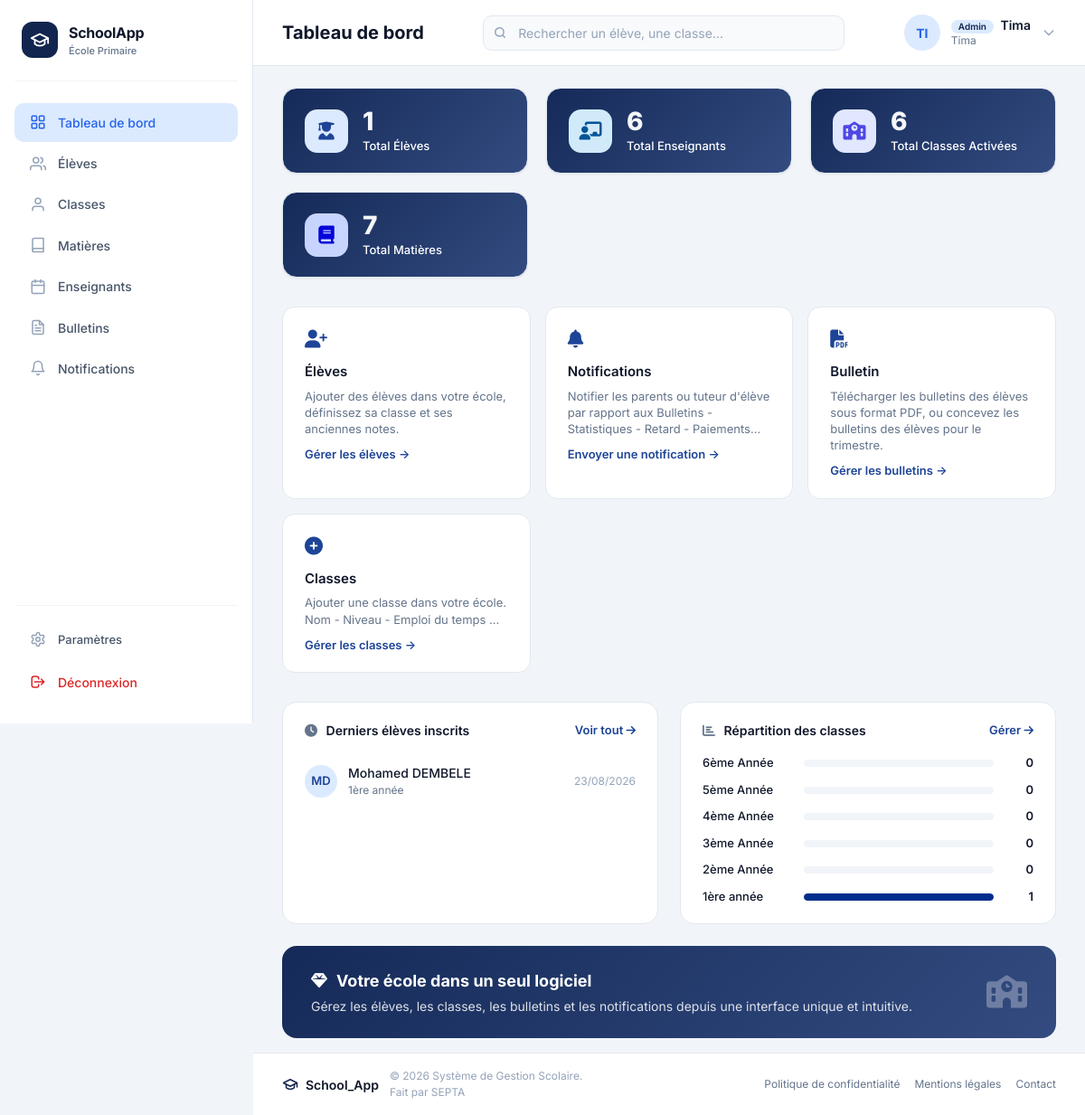
Screenshot of /admins/ (signed in) with the database file from the repository.
### eleves/models.py (models this page shows, shortened)
class Student(models.Model):
    SEXE_CHOICES = [
        ("M", "Masculin"),
        ("F", "Féminin"),
    ]
    identification_number = models.AutoField( primary_key=True)
    first_name = models.CharField(max_length=100, blank=False, null=False)
    last_name = models.CharField(max_length=100, blank=False, null=False)
    sexe = models.CharField(max_length=1, choices=SEXE_CHOICES, blank=True, null=True)
    date_of_birth = models.DateField()
    lieu_de_naissance = models.CharField(max_length=100, blank=False, null=False)
    parent = models.ForeignKey(Parent, on_delete=models.CASCADE, related_name='students')
    classroom = models.ForeignKey(Classe, on_delete=models.CASCADE, related_name='students')
    inscription_date = models.DateField(blank=False, null=False)
    photo = models.ImageField(
        upload_to='eleves/photos/', blank=True, null=True,
        help_text="Photo de l'élève, affichée sur le bulletin (facultative)."
    )
    photo_identite = models.ImageField(upload_to='eleves/photos_identite/', blank=True, null=True)
    acte_naissance = models.FileField(upload_to='eleves/actes_naissance/', blank=True, null=True)

### classes/models.py (models this page shows, shortened)
class Classe(models.Model):
    nom = models.CharField(max_length=30, null=False)
    niveau = models.IntegerField()
    enseignant = models.ForeignKey(
        User,
        on_delete=models.SET_NULL,
        null=True,
        blank=True,
        related_name="classes",
        limit_choices_to={"groups__name": "Teacher"},
    )

### accounts/views.py (the view)
# urls.py: path("admins/", views.admin_dashboard, name="admin_dashboard"),
@login_required
def admin_dashboard(request):
    if not request.user.is_staff:
        return redirect("accounts:dashboard")
    total_eleves = Student.objects.count()
    total_enseignants = User.objects.filter(groups__name='Teacher').count()
    total_classes = Classe.objects.count()
    total_matieres = Matiere.objects.count()
    derniers_eleves = Student.objects.all().order_by('-inscription_date')[:5]
    repartition_classes = Classe.objects.annotate(
    total=models.Count('students'))
    max_eleves = repartition_classes.aggregate(
    models.Max('total')
    )['total__max'] or 1
    for classe in repartition_classes:
      classe.pourcentage = (classe.total / max_eleves) * 100
    context = {
        'total_eleves': total_eleves,
        'total_enseignants': total_enseignants,
        'total_classes': total_classes,
        'total_matieres': total_matieres,
        'derniers_eleves': derniers_eleves,
        'repartition_classes': repartition_classes,
        'max_eleves': max_eleves,
    }
    return render(request, "accounts/admin_dashboard.html", context)

### accounts/templates/accounts/admin_dashboard.html (shortened to what this page needs)
{% extends 'base.html' %}
{% load static %}
{% block page_title %}Tableau de bord{% endblock %}
{% block search_placeholder %}Rechercher un élève, une classe...{% endblock %}
{% block nav_accueil %}active{% endblock %}
{% block content %}
<div class="stats-grid">
  <div class="stat-card">
    <div class="stat-icon blue">
      <i class="fas fa-user-graduate"></i>
    </div>
    <div class="stat-content">
      <div class="stat-number">{{ total_eleves }}</div>
      <div class="stat-label">Total Élèves</div>
    </div>
  </div>
  <div class="stat-card">
    <div class="stat-icon green">
      <i class="fas fa-chalkboard-teacher"></i>
    </div>
    <div class="stat-content">
      <div class="stat-number">{{ total_enseignants }}</div>
      <div class="stat-label">Total Enseignants</div>
    </div>
  </div>
  <div class="stat-card">
    <div class="stat-icon purple">
      <i class="fas fa-school"></i>
    </div>
    <div class="stat-content">
      <div class="stat-number">{{ total_classes }}</div>
      <div class="stat-label">Total Classes Activées</div>
    </div>
  </div>
  <div class="stat-card">
    <div class="stat-icon orange">
      <i class="fas fa-book"></i>
    </div>
    <div class="stat-content">
      <div class="stat-number">{{ total_matieres }}</div>
      <div class="stat-label">Total Matières</div>
    </div>
  </div>
</div>
<div class="quick-actions">
  <a href="{% url 'students:list' %}" class="quick-action">
    <div class="qa-icon"><i class="fas fa-user-plus"></i></div>
    <div class="qa-title">Élèves</div>
    <div class="qa-desc">Ajouter des élèves dans votre école, définissez sa classe et ses anciennes notes.</div>
    <div class="qa-link">Gérer les élèves →</div>
  </a>
  <a href="{% url 'notifications:composer' %}" class="quick-action">
    <div class="qa-icon"><i class="fas fa-bell"></i></div>
    <div class="qa-title">Notifications</div>
    <div class="qa-desc">Notifier les parents ou tuteur d'élève par rapport aux Bulletins - Statistiques - Retard - Paiements...</div>
    <div class="qa-link">Envoyer une notification →</div>
  </a>
  <a href="{% url 'bulletin:liste' %}" class="quick-action">
    <div class="qa-icon"><i class="fas fa-file-pdf"></i></div>
    <div class="qa-title">Bulletin</div>
    <div class="qa-desc">Télécharger les bulletins des élèves sous format PDF, ou concevez les bulletins des élèves pour le trimestre.</div>
    <div class="qa-link">Gérer les bulletins →</div>
  </a>
  <a href="{% url 'classes:list' %}" class="quick-action">
    <div class="qa-icon"><i class="fas fa-plus-circle"></i></div>
    <div class="qa-title">Classes</div>
    <div class="qa-desc">Ajouter une classe dans votre école. Nom - Niveau - Emploi du temps ...</div>
    <div class="qa-link">Gérer les classes →</div>
  </a>
</div>
<div class="dashboard-grid">
  <div class="panel">
    <div class="panel-header">
      <div class="panel-title">
        <i class="fas fa-clock" style="color: #64748b; margin-right: 6px;"></i>
        Derniers élèves inscrits
      </div>
      <a href="{% url 'students:list' %}" class="panel-link">
        Voir tout <i class="fas fa-arrow-right" style="font-size: 12px;"></i>
      </a>
    </div>
    <div>
      {% if derniers_eleves %}
        {% for eleve in derniers_eleves %}
        <div class="student-item">
          <div class="student-info">
            <div class="student-avatar {% cycle 'blue' 'green' 'purple' 'orange' 'pink' %}">
              {{ eleve.first_name|first|upper }}{{ eleve.last_name|first|upper }}
            </div>
            <div>
              <div class="student-name">{{ eleve.first_name }} {{ eleve.last_name }}</div>
              <div class="student-class">{{ eleve.classroom.nom|default:"Non affecté" }}</div>
            </div>
          </div>
          <div class="student-date">
            {{ eleve.inscription_date|date:"d/m/Y" }}
          </div>
        </div>
        {% endfor %}
      {% else %}
        <p style="color: #94a3b8; font-size: 14px; text-align: center; padding: 1.5rem 0;">
          <i class="fas fa-inbox" style="display: block; font-size: 24px; margin-bottom: 8px;"></i>
          Aucun élève inscrit pour le moment.
        </p>
      {% endif %}
    </div>
  </div>
  <div class="panel">
    <div class="panel-header">
      <div class="panel-title">
        <i class="fas fa-chart-bar" style="color: #64748b; margin-right: 6px;"></i>
        Répartition des classes
      </div>
      <a href="{% url 'classes:list' %}" class="panel-link">
        Gérer <i class="fas fa-arrow-right" style="font-size: 12px;"></i>
      </a>
    </div>
    <div class="class-bar-wrapper">
      {% for classe in repartition_classes %}
      <div class="class-bar-item">
        <span class="class-bar-label">{{ classe.nom|default:"Sans nom" }}</span>
        <div class="class-bar-track">
         <div class="class-bar-fill {% cycle 'blue' 'green' 'purple' 'orange' 'pink' %}"
              style="width: {{ classe.pourcentage|floatformat:0 }}%;">
           </div>
        </div>
        <span class="class-bar-count">{{ classe.total }}</span>
      </div>
      {% empty %}
      <p style="color: #94a3b8; font-size: 14px; text-align: center; padding: 1.5rem 0;">
        <i class="fas fa-school" style="display: block; font-size: 24px; margin-bottom: 8px;"></i>
        Aucune classe n'a été créée.
      </p>
      {% endfor %}
    </div>
  </div>
</div>
<div class="school-slogan">
  <div>
    <h3><i class="fas fa-gem" style="margin-right: 10px;"></i>Votre école dans un seul logiciel</h3>
    <p>Gérez les élèves, les classes, les bulletins et les notifications depuis une interface unique et intuitive.</p>
  </div>
  <div class="slogan-icon">
    <i class="fas fa-school"></i>
  </div>
</div>
{% endblock %}

### classes/templates/base.html (shortened to what this page needs)
{% load static %}
<!DOCTYPE html>
<html lang="fr">
<head>
  <link rel="stylesheet" href="https://cdnjs.cloudflare.com/ajax/libs/font-awesome/6.5.2/css/all.min.css" />
  <script src="https://cdn.tailwindcss.com"></script>
</head>
<body>
<div class="app-layout">
  <aside class="sidebar" id="sidebar" role="navigation" aria-label="Menu principal">
    <div class="sidebar-brand">
      <div class="brand-icon" aria-hidden="true">
        <svg xmlns="http://www.w3.org/2000/svg" width="20" height="20" viewBox="0 0 24 24"
             fill="none" stroke="white" stroke-width="2" stroke-linecap="round" stroke-linejoin="round">
          <path d="M22 10v6M2 10l10-5 10 5-10 5z"/>
          <path d="M6 12v5c3 3 9 3 12 0v-5"/>
        </svg>
      </div>
      <div class="brand-text">
        <span class="brand-name">SchoolApp</span>
        <span class="brand-sub">École Primaire</span>
      </div>
    </div>
    <nav class="sidebar-nav">
      <a href="{% url 'accounts:dashboard' %}" class="nav-item {% block nav_accueil %}{% endblock %}">
        <span class="nav-icon" aria-hidden="true">
        </span>
        <span>Tableau de bord</span>
      </a>
      {% if user.is_staff %}
      <a href="{% url 'students:list' %}" class="nav-item {% block nav_eleves %}{% endblock %}">
        <span class="nav-icon" aria-hidden="true">
        </span>
        <span>Élèves</span>
      </a>
      <a href="{% url 'classes:list' %}" class="nav-item {% block nav_classes %}{% endblock %}">
        <span class="nav-icon" aria-hidden="true">
          <svg xmlns="http://www.w3.org/2000/svg" width="16" height="16" viewBox="0 0 24 24"
               fill="none" stroke="currentColor" stroke-width="2" stroke-linecap="round" stroke-linejoin="round">
            <path d="M20 21v-2a4 4 0 0 0-4-4H8a4 4 0 0 0-4 4v2"/>
            <circle cx="12" cy="7" r="4"/>
          </svg>
        </span>
        <span>Classes</span>
      </a>
      <a href="{% url 'matieres:list' %}" class="nav-item {% block nav_matieres %}{% endblock %}">
        <span class="nav-icon" aria-hidden="true">
          <svg xmlns="http://www.w3.org/2000/svg" width="16" height="16" viewBox="0 0 24 24"
               fill="none" stroke="currentColor" stroke-width="2" stroke-linecap="round" stroke-linejoin="round">
            <path d="M4 19.5A2.5 2.5 0 0 1 6.5 17H20"/>
            <path d="M6.5 2H20v20H6.5A2.5 2.5 0 0 1 4 19.5v-15A2.5 2.5 0 0 1 6.5 2z"/>
          </svg>
        </span>
        <span>Matières</span>
      </a>
      <a href="{% url 'accounts:teacher_list' %}" class="nav-item {% block nav_enseignants %}{% endblock %}">
        <span class="nav-icon" aria-hidden="true">
        </span>
        <span>Enseignants</span>
      </a>
      <a href="{% url 'bulletin:liste' %}" class="nav-item {% block nav_bulletins %}{% endblock %}">
        <span class="nav-icon" aria-hidden="true">
        </span>
        <span>Bulletins</span>
      </a>
      <a href="{% url 'notifications:composer' %}" class="nav-item {% block nav_notifications %}{% endblock %}">
        <span class="nav-icon" aria-hidden="true">
          <svg xmlns="http://www.w3.org/2000/svg" width="16" height="16" viewBox="0 0 24 24"
               fill="none" stroke="currentColor" stroke-width="2" stroke-linecap="round" stroke-linejoin="round">
            <path d="M18 8A6 6 0 0 0 6 8c0 7-3 9-3 9h18s-3-2-3-9"/>
            <path d="M13.73 21a2 2 0 0 1-3.46 0"/>
          </svg>
        </span>
        <span>Notifications</span>
      </a>
      {% endif %}
    </nav>
    <div class="sidebar-footer">
      {% if user.is_staff %}
      <a href="{% url 'accounts:parametres' %}" class="nav-item">
        <span class="nav-icon" aria-hidden="true">
        </span>
        <span>Paramètres</span>
      </a>
      {% endif %}
      <form action="{% url 'accounts:logout' %}" method="POST" style="display: inline;">
        <button type="submit" class="nav-item logout-btn" style="width: 100%; border: none; background: none; cursor: pointer; font-family: 'Inter', sans-serif; font-size: 14px; font-weight: 500; display: flex; align-items: center; gap: 12px; padding: 0.7rem 1rem; border-radius: 10px; transition: all 0.2s ease; color: #dc2626;">
          <span class="nav-icon" aria-hidden="true">
            <svg xmlns="http://www.w3.org/2000/svg" width="16" height="16" viewBox="0 0 24 24" fill="none" stroke="currentColor" stroke-width="2" stroke-linecap="round" stroke-linejoin="round">
              <path d="M17 16l4-4m0 0l-4-4m4 4H7m6 4v1a3 3 0 01-3 3H6a3 3 0 01-3-3V7a3 3 0 013-3h4a3 3 0 013 3v1"/>
            </svg>
          </span>
          <span>Déconnexion</span>
        </button>
      </form>
    </div>
  </aside>
  <div class="main-area">
    <header class="topbar">
      <h1 class="topbar-title">{% block page_title %}Portail Scolaire{% endblock %}</h1>
      <div class="search-wrapper">
        <span class="search-icon" aria-hidden="true">
          <svg xmlns="http://www.w3.org/2000/svg" width="14" height="14" viewBox="0 0 24 24"
               fill="none" stroke="currentColor" stroke-width="2.5" stroke-linecap="round" stroke-linejoin="round">
            <circle cx="11" cy="11" r="8"/>
            <path d="m21 21-4.35-4.35"/>
          </svg>
        </span>
        <input type="search" class="search-input" id="searchInput"
               placeholder="{% block search_placeholder %}Rechercher...{% endblock %}"
               aria-label="Rechercher" />
      </div>
      <div class="user-info">
        <div class="user-avatar" aria-hidden="true">
          {% if user.is_authenticated %}
            {% if user.first_name and user.last_name %}
              {{ user.first_name|first|upper }}{{ user.last_name|first|upper }}
            {% else %}
              {{ user.username|slice:":2"|upper }}
            {% endif %}
          {% else %}
            GU
          {% endif %}
        </div>
        <div class="user-details">
          <span class="user-name">
            {% if user.is_authenticated %}
              {% if user.is_staff %}
                <span class="role-badge admin">Admin</span>
              {% elif user.groups.all %}
                {% for group in user.groups.all %}
                  <span class="role-badge teacher">{{ group.name }}</span>
                {% endfor %}
              {% else %}
                <span class="role-badge student">Élève</span>
              {% endif %}
              {{ user.get_full_name|default:user.username }}
            {% else %}
              <span class="role-badge guest">Invité</span>
            {% endif %}
          </span>
          <span class="user-email">
            {% if user.is_authenticated %}
              {{ user.email|default:user.username }}
            {% else %}
              non connecté
            {% endif %}
          </span>
        </div>
        <svg width="16" height="16" viewBox="0 0 24 24" fill="none" stroke="currentColor" stroke-width="2" stroke-linecap="round" stroke-linejoin="round" style="color: #94a3b8;">
          <path d="M19 9l-7 7-7-7"/>
        </svg>
      </div>
    </header>
    <main class="main-content" id="mainContent">
      {% block content %}{% endblock %}
    </main>
    <footer class="app-footer">
      <div class="footer-left">
        <div class="footer-brand">
          <svg xmlns="http://www.w3.org/2000/svg" width="16" height="16" viewBox="0 0 24 24"
               fill="none" stroke="currentColor" stroke-width="2" stroke-linecap="round" stroke-linejoin="round">
            <path d="M22 10v6M2 10l10-5 10 5-10 5z"/>
            <path d="M6 12v5c3 3 9 3 12 0v-5"/>
          </svg>
          <span class="footer-name">School_App</span>
        </div>
        <p class="footer-copy">© 2026 Système de Gestion Scolaire.<br>Fait par SEPTA</p>
      </div>
      <nav class="footer-links" aria-label="Liens utiles">
        <a href="#">Politique de confidentialité</a>
        <a href="#">Mentions légales</a>
        <a href="#">Contact</a>
      </nav>
    </footer>
  </div>
</div>
</body>
</html>

### rows the page displays
Student: first_name|first "M", last_name|first "D", first_name "Mohamed", last_name "DEMBELE", classroom.nom "1ère année", inscription_date "23/08/2026"
Classe: nom "6ème Année", total "0"
Classe: nom "5ème Année", total "0"
Classe: nom "4ème Année", total "0"
Classe: nom "3ème Année", total "0"
Classe: nom "2ème Année", total "0"
Classe: nom "1ère année", {{ classe.pourcentage|floatformat:0 }} 100 (drawn), total "1"

### other values shown
{{ user.username|slice:":2"|upper }} "TI"
{{ user.get_full_name|default:user.username }} "Tima"
{{ user.email|default:user.username }} "Tima"
{{ total_eleves }} "1"
{{ total_enseignants }} "6"
{{ total_classes }} "6"
{{ total_matieres }} "7"
